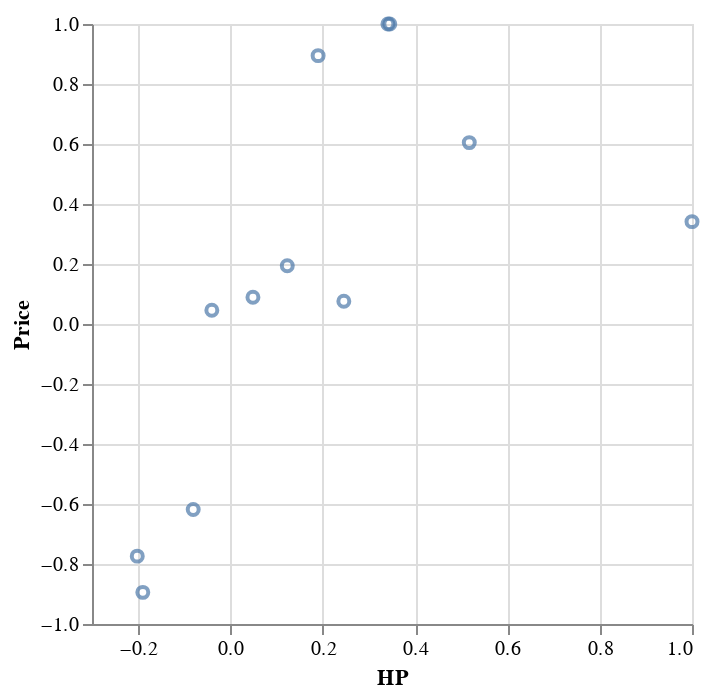

Here is the notebook cell this chart was saved with:
### Code cell
# prompt: Using dataframe correlation_matrix: scatter plot

import altair as alt

# Create a scatter plot with 'Age' on the x-axis and 'Price' on the y-axis.
chart = alt.Chart(correlation_matrix).mark_point().encode(
    x='HP',
    y='Price'
)

chart

### Figure 1 — Vega-Lite specification as saved in the notebook (floating-point values rounded to 4 significant figures)
{"config": {"view": {"continuousWidth": 300, "continuousHeight": 300}}, "data": {"name": "data-a42248903b668ad8b1dd14847df6f81a"}, "mark": {"type": "point"}, "encoding": {"x": {"field": "HP", "type": "quantitative"}, "y": {"field": "Price", "type": "quantitative"}}, "$schema": "https://vega.github.io/schema/vega-lite/v5.20.1.json", "datasets": {"data-a42248903b668ad8b1dd14847df6f81a": [{"Id": 1.0, "Price": -0.7738, "Age": 0.9026, "KM": 0.3625, "HP": -0.2019, "Metallic": -0.07726, "Automatic": 0.05606, "Doors": -0.1334, "Gears": -0.05416, "Weight": -0.3907, "Year": -0.9026, "price_per_year": -0.77}, {"Id": -0.7738, "Price": 1.0, "Age": -0.8946, "KM": -0.6184, "HP": 0.3412, "Metallic": 0.08942, "Automatic": 0.04556, "Doors": 0.1941, "Gears": 0.0758, "Weight": 0.6046, "Year": 0.8946, "price_per_year": 0.9999}, {"Id": 0.9026, "Price": -0.8946, "Age": 1.0, "KM": 0.6012, "HP": -0.1899, "Metallic": -0.09783, "Automatic": 0.02536, "Doors": -0.1554, "Gears": -0.01265, "Weight": -0.4681, "Year": -1.0, "price_per_year": -0.889}, {"Id": 0.3625, "Price": -0.6184, "Age": 0.6012, "KM": 1.0, "HP": -0.08071, "Metallic": -0.05097, "Automatic": -0.05548, "Doors": -0.06186, "Gears": 0.03576, "Weight": -0.2705, "Year": -0.6012, "price_per_year": -0.6179}, {"Id": -0.2019, "Price": 0.3412, "Age": -0.1899, "KM": -0.08071, "HP": 1.0, "Metallic": 0.0487, "Automatic": -0.04036, "Doors": 0.1231, "Gears": 0.2456, "Weight": 0.5174, "Year": 0.1899, "price_per_year": 0.3452}, {"Id": -0.07726, "Price": 0.08942, "Age": -0.09783, "KM": -0.05097, "HP": 0.0487, "Metallic": 1.0, "Automatic": -0.02356, "Doors": 0.08119, "Gears": 0.02353, "Weight": 0.06272, "Year": 0.09783, "price_per_year": 0.08871}, {"Id": 0.05606, "Price": 0.04556, "Age": 0.02536, "KM": -0.05548, "HP": -0.04036, "Metallic": -0.02356, "Automatic": 1.0, "Doors": -0.02704, "Gears": -0.07619, "Weight": 0.1539, "Year": -0.02536, "price_per_year": 0.04772}, {"Id": -0.1334, "Price": 0.1941, "Age": -0.1554, "KM": -0.06186, "HP": 0.1231, "Metallic": 0.08119, "Automatic": -0.02704, "Doors": 1.0, "Gears": -0.1743, "Weight": 0.383, "Year": 0.1554, "price_per_year": 0.195}, {"Id": -0.05416, "Price": 0.0758, "Age": -0.01265, "KM": 0.03576, "HP": 0.2456, "Metallic": 0.02353, "Automatic": -0.07619, "Doors": -0.1743, "Gears": 1.0, "Weight": 0.08739, "Year": 0.01265, "price_per_year": 0.07822}, {"Id": -0.3907, "Price": 0.6046, "Age": -0.4681, "KM": -0.2705, "HP": 0.5174, "Metallic": 0.06272, "Automatic": 0.1539, "Doors": 0.383, "Gears": 0.08739, "Weight": 1.0, "Year": 0.4681, "price_per_year": 0.606}, {"Id": -0.9026, "Price": 0.8946, "Age": -1.0, "KM": -0.6012, "HP": 0.1899, "Metallic": 0.09783, "Automatic": -0.02536, "Doors": 0.1554, "Gears": 0.01265, "Weight": 0.4681, "Year": 1.0, "price_per_year": 0.889}, {"Id": -0.77, "Price": 0.9999, "Age": -0.889, "KM": -0.6179, "HP": 0.3452, "Metallic": 0.08871, "Automatic": 0.04772, "Doors": 0.195, "Gears": 0.07822, "Weight": 0.606, "Year": 0.889, "price_per_year": 1.0}]}}
